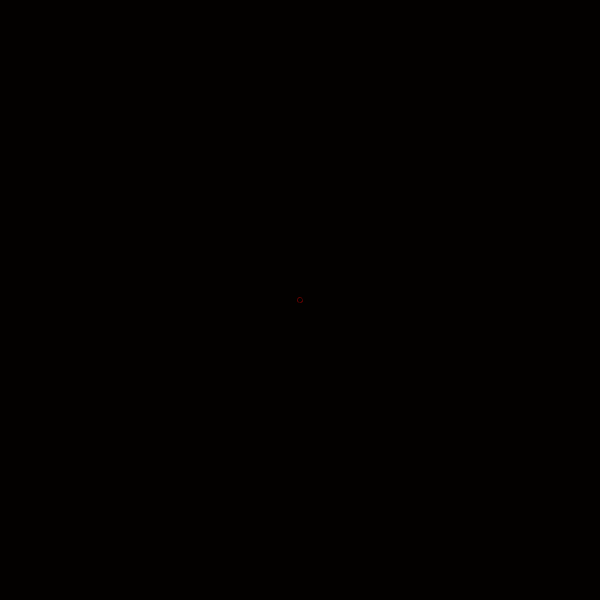
Frame 1 (no input)
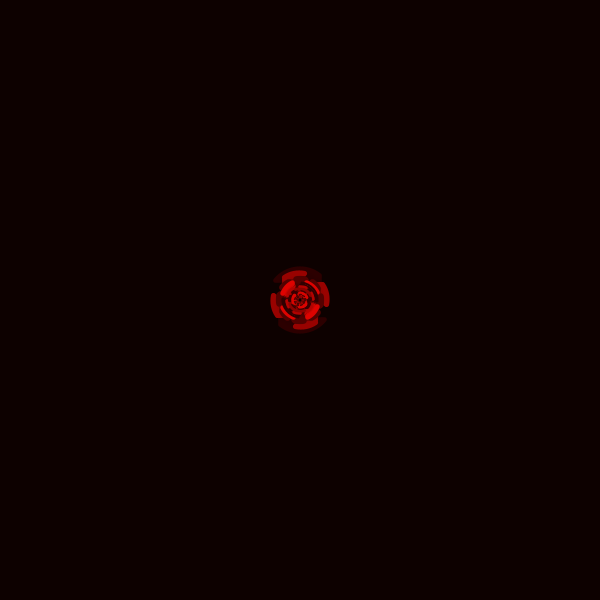
Frame 60 (the mouse pressed at the canvas centre just before this capture)
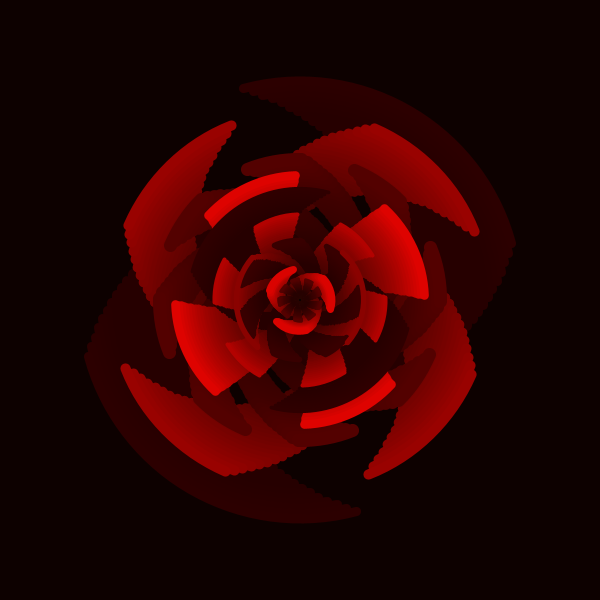
Frame 120 (the mouse held since frame 60 and released just before this capture)

The Processing sketch that drew these frames (run headless with seeded random() and noise(); from frame 60 on, the mouse is pressed at the canvas centre):

// Processing sketch: processing_152448
// ── processing_152448.pde

Curve[] c = new Curve[10];
int zmax = 100,hue = 0;
void setup()
{
  size(600, 600);
  smooth();
  frameRate(60);
  colorMode(HSB,360,100,100);
  background(30,100,1);
  for (int i=0;i<c.length;i++)
  {
    c[i] = new Curve();
    c[i].z = random(0,pow(sqrt(width*width + height*height)*zmax,1/3));
  }
}

void draw()
{
  hue++;
  noStroke();
  fill(30,100,10,10);
  rect(0, 0, width, height);
  hue = hue > 360 ? 0 : hue;
  translate(width/2, height/2);
  stroke(0,0,100);
  noFill();
  for (int i=0;i<c.length;i++)
  {
    if (c[i] != null)
      c[i].render();
  }
}

class Curve
{
  float t,sp,z=0,rs,ro=0,h,s,v;
  int n;
  
  Curve()
  {
    randomize();
  }
  
  void randomize()
  {
    z = 1;
    ro = 0;
    t = random(2,10);
    sp = random(0.1,0.3);
    rs = random(-0.05,0.05);
    n = (int) random(2,10);
    v = random(0,100);
    s = 100;
    h = hue;
  }
  
  void render()
  {
    z += sp;
    ro += rs;
      stroke(h,s,v);
      strokeWeight((t*z)/20);
      for(int i=0;i<n;i++)
      {
        arc(0, 0, (z*z*z)/zmax+5, (z*z*z)/zmax+5, TWO_PI/n*i + ro,  TWO_PI/n*(i+0.5) + ro);
      }
    if ((z*z*z)/zmax > sqrt(width*width + height*height) || z < 1)
      randomize();
  }
}
